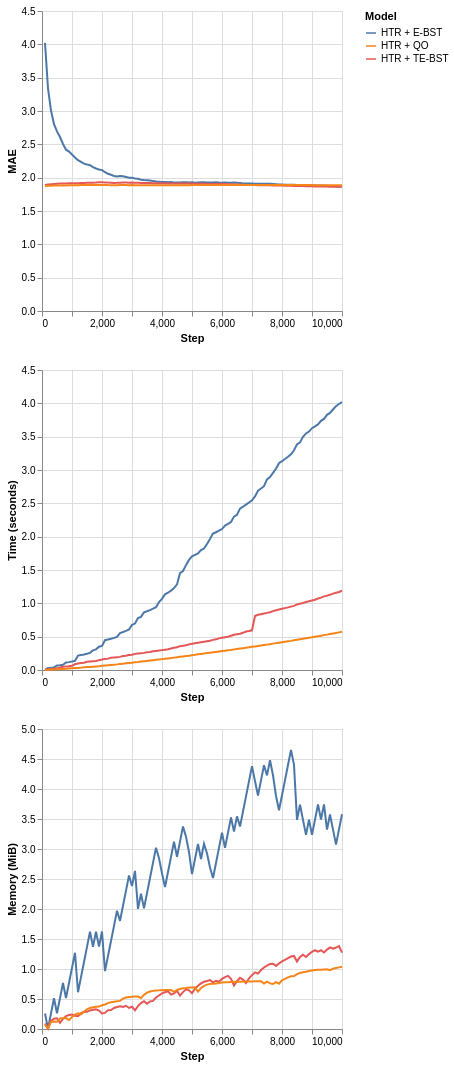

The notebook cell saved with this chart:
### Markdown cell above
### 4.2 Regression tree splitters

The available regression tree splitters are summarized in the next table. The TE-BST costs are expressed in terms of $n^*$ because the number of stored elements can be smaller than or equal to $n$.

| Splitter | Description | Insertion | Memory | Split candidate query |
| :- | :- | :- | :-: | :-: |
| Extended Binary Search Tree (E-BST) | Stores all the observations and target statistics in a BST | $O(\log n)$ (average) or $O(n)$ (worst case) | $O(n)$ | $O(n)$ | 
| Truncated E-BST (TE-BST) | Rounds the incoming data before passing it to the BST | $O(\log n^*)$ (average) or $O(n^*)$ (worst case) | $O(n^*)$ | $O(n^*)$ |
| Quantization Observer (QO) | Uses a hash-like structure to quantize the incoming data | $O(1)$ | $O(h)$ | $O(h \log h)$ |


E-BST is an exhaustive algorithm, i.e., it works as batch solutions usually do, which might be prohibitive in real-world online scenarios. TE-BST and QO apply approximations to alleviate the costs involved in monitoring numerical data and performing split attempts. The number of desired decimal places to round the data (TE-BST) and the quantization radius (QO) are directly related to the running time, memory footprint, and error of the resulting tree model.

We present a brief comparison of the available regression tree splitters using the 10K instances of the Friedman synthetic dataset.

### Code cell
plot_performance(
    synth.Friedman(seed=42).take(10_000),
    metrics.MAE(),
    {
        "HTR + E-BST": (
            preprocessing.StandardScaler() | tree.HoeffdingTreeRegressor(
                splitter=tree.splitter.EBSTSplitter()
            )
        ),
        "HTR + TE-BST": (
            preprocessing.StandardScaler() | tree.HoeffdingTreeRegressor(
                splitter=tree.splitter.TEBSTSplitter()
            )
        ),
        "HTR + QO": (
            preprocessing.StandardScaler() | tree.HoeffdingTreeRegressor(
                splitter=tree.splitter.QOSplitter()
            )
        ),

    }
)

### Figure 1 — Vega-Lite specification as saved in the notebook (floating-point values rounded to 4 significant figures; data arrays with more than 128 entries replaced by an {"elided": "..."} marker saying what was removed)
{"config": {"view": {"continuousWidth": 300, "continuousHeight": 300}}, "vconcat": [{"mark": {"type": "line"}, "encoding": {"color": {"field": "Model", "type": "nominal"}, "x": {"field": "Step", "type": "quantitative"}, "y": {"field": "Metric", "title": "MAE", "type": "quantitative"}}}, {"mark": {"type": "line"}, "encoding": {"color": {"field": "Model", "type": "nominal"}, "x": {"field": "Step", "type": "quantitative"}, "y": {"field": "Time", "title": "Time (seconds)", "type": "quantitative"}}}, {"mark": {"type": "line"}, "encoding": {"color": {"field": "Model", "type": "nominal"}, "x": {"field": "Step", "type": "quantitative"}, "y": {"field": "Memory", "title": "Memory (MiB)", "type": "quantitative"}}}], "data": {"name": "data-22ad71379180f87ee759cb349bc14d41"}, "$schema": "https://vega.github.io/schema/vega-lite/v6.1.0.json", "datasets": {"data-22ad71379180f87ee759cb349bc14d41": {"elided": "300 records"}}}
